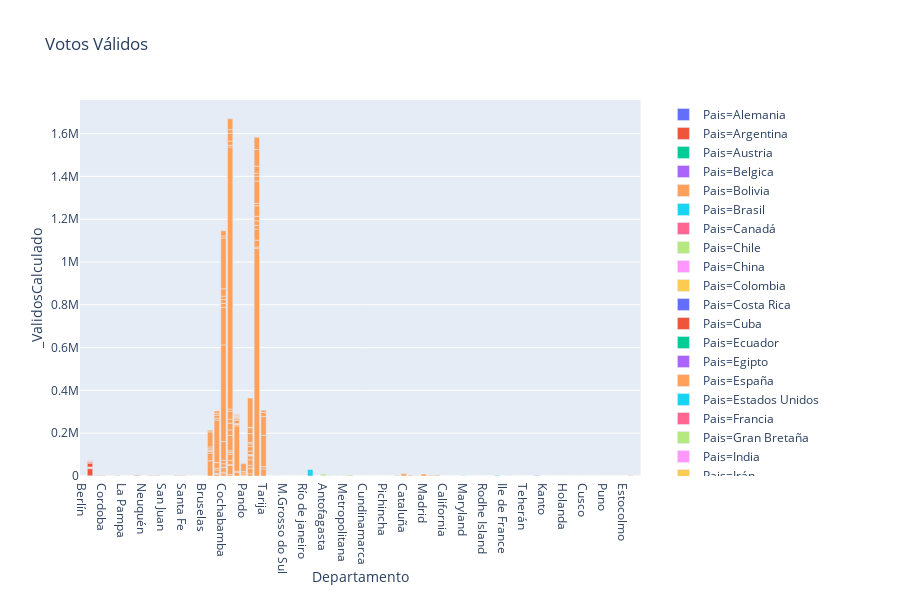

The code cell stored with this chart in its notebook:
### Markdown cell above
## Votos válidos por departamento

### Code cell
configure_plotly_browser_state()
fig = px.bar(df_actas_inscritos, x="Departamento", y="_ValidosCalculado",  title="Votos Válidos", color= "Pais")
fig.show()

### Figure 1 — Plotly figure (JSON) as saved in the notebook; plotly's stock layout.template omitted (floating-point values rounded to 4 significant figures)
{"data": [{"textposition": "auto", "hovertemplate": "Pais=Alemania<br>Departamento=%{x}<br>_ValidosCalculado=%{y}", "showlegend": true, "legendgroup": "Pais=Alemania", "name": "Pais=Alemania", "yaxis": "y", "y": [213], "hoverlabel": {"namelength": 0}, "offsetgroup": "Pais=Alemania", "xaxis": "x", "marker": {"color": "#636efa"}, "x": ["Berlín"], "alignmentgroup": "True", "type": "bar", "orientation": "v"}, {"textposition": "auto", "hovertemplate": "Pais=Argentina<br>Departamento=%{x}<br>_ValidosCalculado=%{y}", "showlegend": true, "legendgroup": "Pais=Argentina", "name": "Pais=Argentina", "yaxis": "y", "y": [1213, 33424, 217, 1399, 3759, 519, 1216, 305, 17790, 3779, 4359, 2002, 940, 1615, 1022, 1243, 2340, 267, 233, 139, 386, 3986, 299, 226, 365, 97, 347, 2176, 1819, 2102, 1009, 333, 571, 611, 1413, 272, 948, 432, 292, 201, 702, 673, 329], "hoverlabel": {"namelength": 0}, "offsetgroup": "Pais=Argentina", "xaxis": "x", "marker": {"color": "#EF553B"}, "x": ["Buenos Aires", "Buenos Aires", "Buenos Aires", "Buenos Aires", "Buenos Aires", "Buenos Aires", "Buenos Aires", "Buenos Aires", "Buenos Aires", "Buenos Aires", "Buenos Aires", "Buenos Aires", "Buenos Aires", "Buenos Aires", "Chubut", "Chubut", "Cordoba", "Cordoba", "Cordoba", "Cordoba", "Corrientes", "Jujuy", "Jujuy", "Jujuy", "Jujuy", "La Pampa", "La Rioja", "Mendoza", "Mendoza", "Mendoza", "Mendoza", "Mendoza", "Neuquén", "Rio Negro", "Salta", "Salta", "Salta", "San Juan", "San Luis", "Santa Cruz - Argentina", "Santa Cruz - Argentina", "Santa Fe", "Tucumán"], "alignmentgroup": "True", "type": "bar", "orientation": "v"}, {"textposition": "auto", "hovertemplate": "Pais=Austria<br>Departamento=%{x}<br>_ValidosCalculado=%{y}", "showlegend": true, "legendgroup": "Pais=Austria", "name": "Pais=Austria", "yaxis": "y", "y": [66], "hoverlabel": {"namelength": 0}, "offsetgroup": "Pais=Austria", "xaxis": "x", "marker": {"color": "#00cc96"}, "x": ["Viena"], "alignmentgroup": "True", "type": "bar", "orientation": "v"}, {"textposition": "auto", "hovertemplate": "Pais=Belgica<br>Departamento=%{x}<br>_ValidosCalculado=%{y}", "showlegend": true, "legendgroup": "Pais=Belgica", "name": "Pais=Belgica", "yaxis": "y", "y": [165], "hoverlabel": {"namelength": 0}, "offsetgroup": "Pais=Belgica", "xaxis": "x", "marker": {"color": "#ab63fa"}, "x": ["Bruselas"], "alignmentgroup": "True", "type": "bar", "orientation": "v"}, {"textposition": "auto", "hovertemplate": "Pais=Bolivia<br>Departamento=%{x}<br>_ValidosCalculado=%{y}", "showlegend": true, "legendgroup": "Pais=Bolivia", "name": "Pais=Bolivia", "yaxis": "y", "y": [71100, 35566, 9228, 4886, 6183, 9079, 70323, 7892, 7861, 4544, 15440, 8775, 26006, 198963, 8594, 13336, 9440, 10867, 10341, 7442, 21228, 3116, 14906, 16858, 86980, 451852, 175600, 17829, 19418, 15024, 34275, 237281, 9484, 24354, 7373, 41743, 4315, 19698, 27775, 9382, 2137, 6686, 70933, 25144, 31667, 19167, 35933, 10558, 1225427, 7856, 19512, 35922, 17423, 50526, 17021, 4898, 212178, 5528, 2060, 653, 2588, 14758, 7151, 4186, 4036, 2249, 2869, 4021, 2906, 2395, 1703, 2883, 9371, 7150, 36749, 10675, 25014, 13653, 26705, 18175, 2100, 734, 2931, 15850, 22046, 12599, 5929, 41653, 27716, 1816, 136900, 1063220, 6450, 32410, 51963, 17350, 21003, 21435, 49066, 11421, 104133, 22344, 13609, 33513, 77647, 57226, 33233, 10588, 146031, 87610, 19555, 10696], "hoverlabel": {"namelength": 0}, "offsetgroup": "Pais=Bolivia", "xaxis": "x", "marker": {"color": "#FFA15A"}, "x": ["Beni", "Beni", "Beni", "Beni", "Beni", "Beni", "Beni", "Beni", "Chuquisaca", "Chuquisaca", "Chuquisaca", "Chuquisaca", "Chuquisaca", "Chuquisaca", "Chuquisaca", "Chuquisaca", "Chuquisaca", "Chuquisaca", "Cochabamba", "Cochabamba", "Cochabamba", "Cochabamba", "Cochabamba", "Cochabamba", "Cochabamba", "Cochabamba", "Cochabamba", "Cochabamba", "Cochabamba", "Cochabamba", "Cochabamba", "Cochabamba", "Cochabamba", "Cochabamba", "La Paz", "La Paz", "La Paz", "La Paz", "La Paz", "La Paz", "La Paz", "La Paz", "La Paz", "La Paz", "La Paz", "La Paz", "La Paz", "La Paz", "La Paz", "La Paz", "La Paz", "La Paz", "La Paz", "La Paz", "Oruro", "Oruro", "Oruro", "Oruro", "Oruro", "Oruro", "Oruro", "Oruro", "Oruro", "Oruro", "Oruro", "Oruro", "Oruro", "Oruro", "Oruro", "Oruro", "Pando", "Pando", "Pando", "Pando", "Pando", "Potosí", "Potosí", "Potosí", "Potosí", "Potosí", "Potosí", "Potosí", "Potosí", "Potosí", "Potosí", "Potosí", "Potosí", "Potosí", "Potosí", "Potosí", "Potosí", "Santa Cruz", "Santa Cruz", "Santa Cruz", "Santa Cruz", "Santa Cruz", "Santa Cruz", "Santa Cruz", "Santa Cruz", "Santa Cruz", "Santa Cruz", "Santa Cruz", "Santa Cruz", "Santa Cruz", "Santa Cruz", "Santa Cruz", "Tarija", "Tarija", "Tarija", "Tarija", "Tarija", "Tarija"], "alignmentgroup": "True", "type": "bar", "orientation": "v"}, {"textposition": "auto", "hovertemplate": "Pais=Brasil<br>Departamento=%{x}<br>_ValidosCalculado=%{y}", "showlegend": true, "legendgroup": "Pais=Brasil", "name": "Pais=Brasil", "yaxis": "y", "y": [59, 59, 132, 81, 457, 177, 30449], "hoverlabel": {"namelength": 0}, "offsetgroup": "Pais=Brasil", "xaxis": "x", "marker": {"color": "#19d3f3"}, "x": ["Acre", "Distr. Federal", "M.Grosso do Sul", "Mato Grosso", "Rondonia", "Río de janeiro", "Sao Paulo"], "alignmentgroup": "True", "type": "bar", "orientation": "v"}, {"textposition": "auto", "hovertemplate": "Pais=Canadá<br>Departamento=%{x}<br>_ValidosCalculado=%{y}", "showlegend": true, "legendgroup": "Pais=Canadá", "name": "Pais=Canadá", "yaxis": "y", "y": [48], "hoverlabel": {"namelength": 0}, "offsetgroup": "Pais=Canadá", "xaxis": "x", "marker": {"color": "#FF6692"}, "x": ["Ontario"], "alignmentgroup": "True", "type": "bar", "orientation": "v"}, {"textposition": "auto", "hovertemplate": "Pais=Chile<br>Departamento=%{x}<br>_ValidosCalculado=%{y}", "showlegend": true, "legendgroup": "Pais=Chile", "name": "Pais=Chile", "yaxis": "y", "y": [4390, 6240, 2337, 967, 2368, 4627], "hoverlabel": {"namelength": 0}, "offsetgroup": "Pais=Chile", "xaxis": "x", "marker": {"color": "#B6E880"}, "x": ["Antofagasta", "Antofagasta", "Arica", "Atacama", "Metropolitana", "Tarapaca"], "alignmentgroup": "True", "type": "bar", "orientation": "v"}, {"textposition": "auto", "hovertemplate": "Pais=China<br>Departamento=%{x}<br>_ValidosCalculado=%{y}", "showlegend": true, "legendgroup": "Pais=China", "name": "Pais=China", "yaxis": "y", "y": [36], "hoverlabel": {"namelength": 0}, "offsetgroup": "Pais=China", "xaxis": "x", "marker": {"color": "#FF97FF"}, "x": ["Beijing"], "alignmentgroup": "True", "type": "bar", "orientation": "v"}, {"textposition": "auto", "hovertemplate": "Pais=Colombia<br>Departamento=%{x}<br>_ValidosCalculado=%{y}", "showlegend": true, "legendgroup": "Pais=Colombia", "name": "Pais=Colombia", "yaxis": "y", "y": [124], "hoverlabel": {"namelength": 0}, "offsetgroup": "Pais=Colombia", "xaxis": "x", "marker": {"color": "#FECB52"}, "x": ["Cundinamarca"], "alignmentgroup": "True", "type": "bar", "orientation": "v"}, {"textposition": "auto", "hovertemplate": "Pais=Costa Rica<br>Departamento=%{x}<br>_ValidosCalculado=%{y}", "showlegend": true, "legendgroup": "Pais=Costa Rica", "name": "Pais=Costa Rica", "yaxis": "y", "y": [85], "hoverlabel": {"namelength": 0}, "offsetgroup": "Pais=Costa Rica", "xaxis": "x", "marker": {"color": "#636efa"}, "x": ["San José"], "alignmentgroup": "True", "type": "bar", "orientation": "v"}, {"textposition": "auto", "hovertemplate": "Pais=Cuba<br>Departamento=%{x}<br>_ValidosCalculado=%{y}", "showlegend": true, "legendgroup": "Pais=Cuba", "name": "Pais=Cuba", "yaxis": "y", "y": [245], "hoverlabel": {"namelength": 0}, "offsetgroup": "Pais=Cuba", "xaxis": "x", "marker": {"color": "#EF553B"}, "x": ["La Habana"], "alignmentgroup": "True", "type": "bar", "orientation": "v"}, {"textposition": "auto", "hovertemplate": "Pais=Ecuador<br>Departamento=%{x}<br>_ValidosCalculado=%{y}", "showlegend": true, "legendgroup": "Pais=Ecuador", "name": "Pais=Ecuador", "yaxis": "y", "y": [131], "hoverlabel": {"namelength": 0}, "offsetgroup": "Pais=Ecuador", "xaxis": "x", "marker": {"color": "#00cc96"}, "x": ["Pichincha"], "alignmentgroup": "True", "type": "bar", "orientation": "v"}, {"textposition": "auto", "hovertemplate": "Pais=Egipto<br>Departamento=%{x}<br>_ValidosCalculado=%{y}", "showlegend": true, "legendgroup": "Pais=Egipto", "name": "Pais=Egipto", "yaxis": "y", "y": [10], "hoverlabel": {"namelength": 0}, "offsetgroup": "Pais=Egipto", "xaxis": "x", "marker": {"color": "#ab63fa"}, "x": ["El Cairo"], "alignmentgroup": "True", "type": "bar", "orientation": "v"}, {"textposition": "auto", "hovertemplate": "Pais=España<br>Departamento=%{x}<br>_ValidosCalculado=%{y}", "showlegend": true, "legendgroup": "Pais=España", "name": "Pais=España", "yaxis": "y", "y": [608, 158, 1217, 10248, 3443, 1320, 9143, 3826, 4057], "hoverlabel": {"namelength": 0}, "offsetgroup": "Pais=España", "xaxis": "x", "marker": {"color": "#FFA15A"}, "x": ["Andalucia", "Andalucia", "Andalucia", "Cataluña", "Euskadi", "Islas Baleares", "Madrid", "Murcia", "Valencia"], "alignmentgroup": "True", "type": "bar", "orientation": "v"}, {"textposition": "auto", "hovertemplate": "Pais=Estados Unidos<br>Departamento=%{x}<br>_ValidosCalculado=%{y}", "showlegend": true, "legendgroup": "Pais=Estados Unidos", "name": "Pais=Estados Unidos", "yaxis": "y", "y": [191, 168, 295, 860, 287, 514, 249, 282, 2764, 1904], "hoverlabel": {"namelength": 0}, "offsetgroup": "Pais=Estados Unidos", "xaxis": "x", "marker": {"color": "#19d3f3"}, "x": ["California", "Dist. Columbia", "Florida", "Maryland", "New Jersey", "New York", "Rodhe Island", "Texas", "Virginia", "Virginia"], "alignmentgroup": "True", "type": "bar", "orientation": "v"}, {"textposition": "auto", "hovertemplate": "Pais=Francia<br>Departamento=%{x}<br>_ValidosCalculado=%{y}", "showlegend": true, "legendgroup": "Pais=Francia", "name": "Pais=Francia", "yaxis": "y", "y": [541], "hoverlabel": {"namelength": 0}, "offsetgroup": "Pais=Francia", "xaxis": "x", "marker": {"color": "#FF6692"}, "x": ["Ile de France"], "alignmentgroup": "True", "type": "bar", "orientation": "v"}, {"textposition": "auto", "hovertemplate": "Pais=Gran Bretaña<br>Departamento=%{x}<br>_ValidosCalculado=%{y}", "showlegend": true, "legendgroup": "Pais=Gran Bretaña", "name": "Pais=Gran Bretaña", "yaxis": "y", "y": [1025], "hoverlabel": {"namelength": 0}, "offsetgroup": "Pais=Gran Bretaña", "xaxis": "x", "marker": {"color": "#B6E880"}, "x": ["Inglaterra"], "alignmentgroup": "True", "type": "bar", "orientation": "v"}, {"textposition": "auto", "hovertemplate": "Pais=India<br>Departamento=%{x}<br>_ValidosCalculado=%{y}", "showlegend": true, "legendgroup": "Pais=India", "name": "Pais=India", "yaxis": "y", "y": [5], "hoverlabel": {"namelength": 0}, "offsetgroup": "Pais=India", "xaxis": "x", "marker": {"color": "#FF97FF"}, "x": ["Delhi"], "alignmentgroup": "True", "type": "bar", "orientation": "v"}, {"textposition": "auto", "hovertemplate": "Pais=Irán<br>Departamento=%{x}<br>_ValidosCalculado=%{y}", "showlegend": true, "legendgroup": "Pais=Irán", "name": "Pais=Irán", "yaxis": "y", "y": [7], "hoverlabel": {"namelength": 0}, "offsetgroup": "Pais=Irán", "xaxis": "x", "marker": {"color": "#FECB52"}, "x": ["Teherán"], "alignmentgroup": "True", "type": "bar", "orientation": "v"}, {"textposition": "auto", "hovertemplate": "Pais=Italia<br>Departamento=%{x}<br>_ValidosCalculado=%{y}", "showlegend": true, "legendgroup": "Pais=Italia", "name": "Pais=Italia", "yaxis": "y", "y": [459, 2223, 1782], "hoverlabel": {"namelength": 0}, "offsetgroup": "Pais=Italia", "xaxis": "x", "marker": {"color": "#636efa"}, "x": ["Lazio", "Lombardía", "Lombardía"], "alignmentgroup": "True", "type": "bar", "orientation": "v"}, {"textposition": "auto", "hovertemplate": "Pais=Japón<br>Departamento=%{x}<br>_ValidosCalculado=%{y}", "showlegend": true, "legendgroup": "Pais=Japón", "name": "Pais=Japón", "yaxis": "y", "y": [77], "hoverlabel": {"namelength": 0}, "offsetgroup": "Pais=Japón", "xaxis": "x", "marker": {"color": "#EF553B"}, "x": ["Kanto"], "alignmentgroup": "True", "type": "bar", "orientation": "v"}, {"textposition": "auto", "hovertemplate": "Pais=México<br>Departamento=%{x}<br>_ValidosCalculado=%{y}", "showlegend": true, "legendgroup": "Pais=México", "name": "Pais=México", "yaxis": "y", "y": [264], "hoverlabel": {"namelength": 0}, "offsetgroup": "Pais=México", "xaxis": "x", "marker": {"color": "#00cc96"}, "x": ["México D.F."], "alignmentgroup": "True", "type": "bar", "orientation": "v"}, {"textposition": "auto", "hovertemplate": "Pais=Nicaragua<br>Departamento=%{x}<br>_ValidosCalculado=%{y}", "showlegend": true, "legendgroup": "Pais=Nicaragua", "name": "Pais=Nicaragua", "yaxis": "y", "y": [29], "hoverlabel": {"namelength": 0}, "offsetgroup": "Pais=Nicaragua", "xaxis": "x", "marker": {"color": "#ab63fa"}, "x": ["Managua"], "alignmentgroup": "True", "type": "bar", "orientation": "v"}, {"textposition": "auto", "hovertemplate": "Pais=Paises Bajos<br>Departamento=%{x}<br>_ValidosCalculado=%{y}", "showlegend": true, "legendgroup": "Pais=Paises Bajos", "name": "Pais=Paises Bajos", "yaxis": "y", "y": [90], "hoverlabel": {"namelength": 0}, "offsetgroup": "Pais=Paises Bajos", "xaxis": "x", "marker": {"color": "#FFA15A"}, "x": ["Holanda"], "alignmentgroup": "True", "type": "bar", "orientation": "v"}, {"textposition": "auto", "hovertemplate": "Pais=Panamá<br>Departamento=%{x}<br>_ValidosCalculado=%{y}", "showlegend": true, "legendgroup": "Pais=Panamá", "name": "Pais=Panamá", "yaxis": "y", "y": [109], "hoverlabel": {"namelength": 0}, "offsetgroup": "Pais=Panamá", "xaxis": "x", "marker": {"color": "#19d3f3"}, "x": ["Panamá"], "alignmentgroup": "True", "type": "bar", "orientation": "v"}, {"textposition": "auto", "hovertemplate": "Pais=Paraguay<br>Departamento=%{x}<br>_ValidosCalculado=%{y}", "showlegend": true, "legendgroup": "Pais=Paraguay", "name": "Pais=Paraguay", "yaxis": "y", "y": [339], "hoverlabel": {"namelength": 0}, "offsetgroup": "Pais=Paraguay", "xaxis": "x", "marker": {"color": "#FF6692"}, "x": ["Dist. Capital"], "alignmentgroup": "True", "type": "bar", "orientation": "v"}, {"textposition": "auto", "hovertemplate": "Pais=Perú<br>Departamento=%{x}<br>_ValidosCalculado=%{y}", "showlegend": true, "legendgroup": "Pais=Perú", "name": "Pais=Perú", "yaxis": "y", "y": [66, 401, 40, 112, 154], "hoverlabel": {"namelength": 0}, "offsetgroup": "Pais=Perú", "xaxis": "x", "marker": {"color": "#B6E880"}, "x": ["Cusco", "Lima", "Moquegua", "Puno", "Tacna"], "alignmentgroup": "True", "type": "bar", "orientation": "v"}, {"textposition": "auto", "hovertemplate": "Pais=República de Corea del Sur<br>Departamento=%{x}<br>_ValidosCalculado=%{y}", "showlegend": true, "legendgroup": "Pais=República de Corea del Sur", "name": "Pais=República de Corea del Sur", "yaxis": "y", "y": [19], "hoverlabel": {"namelength": 0}, "offsetgroup": "Pais=República de Corea del Sur", "xaxis": "x", "marker": {"color": "#FF97FF"}, "x": ["Seúl"], "alignmentgroup": "True", "type": "bar", "orientation": "v"}, {"textposition": "auto", "hovertemplate": "Pais=Rusia<br>Departamento=%{x}<br>_ValidosCalculado=%{y}", "showlegend": true, "legendgroup": "Pais=Rusia", "name": "Pais=Rusia", "yaxis": "y", "y": [93], "hoverlabel": {"namelength": 0}, "offsetgroup": "Pais=Rusia", "xaxis": "x", "marker": {"color": "#FECB52"}, "x": ["Distr. Federal"], "alignmentgroup": "True", "type": "bar", "orientation": "v"}, {"textposition": "auto", "hovertemplate": "Pais=Suecia<br>Departamento=%{x}<br>_ValidosCalculado=%{y}", "showlegend": true, "legendgroup": "Pais=Suecia", "name": "Pais=Suecia", "yaxis": "y", "y": [271], "hoverlabel": {"namelength": 0}, "offsetgroup": "Pais=Suecia", "xaxis": "x", "marker": {"color": "#636efa"}, "x": ["Estocolmo"], "alignmentgroup": "True", "type": "bar", "orientation": "v"}, {"textposition": "auto", "hovertemplate": "Pais=Suiza<br>Departamento=%{x}<br>_ValidosCalculado=%{y}", "showlegend": true, "legendgroup": "Pais=Suiza", "name": "Pais=Suiza", "yaxis": "y", "y": [896], "hoverlabel": {"namelength": 0}, "offsetgroup": "Pais=Suiza", "xaxis": "x", "marker": {"color": "#EF553B"}, "x": ["Ginebra"], "alignmentgroup": "True", "type": "bar", "orientation": "v"}, {"textposition": "auto", "hovertemplate": "Pais=Uruguay<br>Departamento=%{x}<br>_ValidosCalculado=%{y}", "showlegend": true, "legendgroup": "Pais=Uruguay", "name": "Pais=Uruguay", "yaxis": "y", "y": [137], "hoverlabel": {"namelength": 0}, "offsetgroup": "Pais=Uruguay", "xaxis": "x", "marker": {"color": "#00cc96"}, "x": ["Montevideo"], "alignmentgroup": "True", "type": "bar", "orientation": "v"}, {"textposition": "auto", "hovertemplate": "Pais=Venezuela<br>Departamento=%{x}<br>_ValidosCalculado=%{y}", "showlegend": true, "legendgroup": "Pais=Venezuela", "name": "Pais=Venezuela", "yaxis": "y", "y": [120], "hoverlabel": {"namelength": 0}, "offsetgroup": "Pais=Venezuela", "xaxis": "x", "marker": {"color": "#ab63fa"}, "x": ["Distr. Federal"], "alignmentgroup": "True", "type": "bar", "orientation": "v"}], "layout": {"title": {"text": "Votos Válidos"}, "yaxis": {"domain": [0, 1], "anchor": "x", "title": {"text": "_ValidosCalculado"}}, "height": 600, "barmode": "relative", "xaxis": {"domain": [0, 0.98], "anchor": "y", "title": {"text": "Departamento"}}, "legend": {"tracegroupgap": 0}}}
